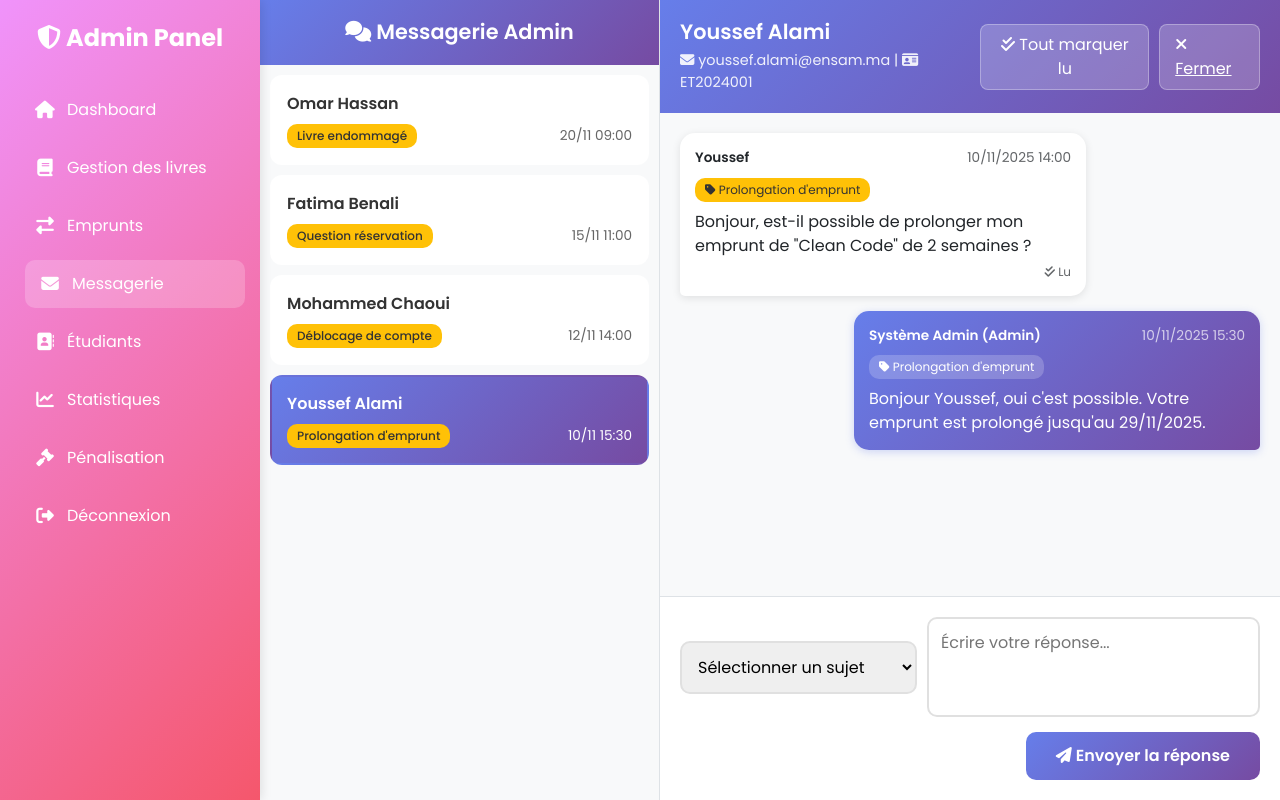
The app's page /views/admin/messagerie.php?id_etudiant=1 (signed in) with its own data.
### tables this page shows
CREATE TABLE etudiant (
  id_etudiant INT AUTO_INCREMENT PRIMARY KEY,
  nom VARCHAR(100) NOT NULL,
  prenom VARCHAR(100),
  email VARCHAR(255) NOT NULL UNIQUE,
  mot_de_passe VARCHAR(255) NOT NULL,
  numero_etudiant VARCHAR(50) NOT NULL UNIQUE,
  telephone VARCHAR(20),
  statut ENUM('actif','bloque') DEFAULT 'actif',
  date_inscription DATETIME DEFAULT CURRENT_TIMESTAMP,
  nombre_retards INT DEFAULT 0
);

CREATE TABLE message (
    id_message INT AUTO_INCREMENT PRIMARY KEY,
    id_etudiant INT NOT NULL,
    id_admin INT NOT NULL,
    role_expediteur ENUM('admin', 'etudiant') NOT NULL,
    interet VARCHAR(100) NOT NULL,
    message TEXT NOT NULL,
    date_envoi DATETIME DEFAULT CURRENT_TIMESTAMP,
    lu BOOLEAN DEFAULT FALSE,
    FOREIGN KEY (id_etudiant) REFERENCES etudiant(id_etudiant) ON DELETE CASCADE,
    FOREIGN KEY (id_admin) REFERENCES admin(id_admin) ON DELETE CASCADE
);

### views/admin/messagerie.php (the view, shortened to what this page needs)
<?php
require_once '../../config/config.php';
require_once '../../views/admin/panel.php';
$stmt = $pdo->query("
    SELECT DISTINCT
        e.id_etudiant,
        e.nom,
        e.prenom,
        e.email,
        e.numero_etudiant,
        (SELECT COUNT(*) FROM message m1
         WHERE m1.id_etudiant = e.id_etudiant
         AND m1.role_expediteur = 'etudiant'
         AND m1.lu = FALSE) as messages_non_lus,
        (SELECT MAX(date_envoi) FROM message m3
         WHERE m3.id_etudiant = e.id_etudiant) as derniere_activite,
        (SELECT interet FROM message m4
         WHERE m4.id_etudiant = e.id_etudiant
         ORDER BY date_envoi DESC LIMIT 1) as dernier_interet
    FROM etudiant e
    INNER JOIN message m ON e.id_etudiant = m.id_etudiant
    GROUP BY e.id_etudiant
    ORDER BY derniere_activite DESC
");
$conversations = $stmt->fetchAll(PDO::FETCH_ASSOC);
$conversation_active = null;
$messages_thread = [];
if (isset($_GET['id_etudiant'])) {
    $id_etudiant_actif = (int)$_GET['id_etudiant'];
    $stmt_etudiant = $pdo->prepare("
        SELECT * FROM etudiant WHERE id_etudiant = ?
    ");
    $stmt_etudiant->execute([$id_etudiant_actif]);
    $conversation_active = $stmt_etudiant->fetch(PDO::FETCH_ASSOC);
    $stmt_thread = $pdo->prepare("
        SELECT m.*, a.nom as admin_nom, a.prenom as admin_prenom
        FROM message m
        LEFT JOIN admin a ON m.id_admin = a.id_admin
        WHERE m.id_etudiant = ?
        ORDER BY m.date_envoi ASC
    ");
    $stmt_thread->execute([$id_etudiant_actif]);
    $messages_thread = $stmt_thread->fetchAll(PDO::FETCH_ASSOC);
}
?>
<!DOCTYPE html>
<html lang="fr">
<head>
    <link href="https://cdn.jsdelivr.net/npm/bootstrap@5.3.0/dist/css/bootstrap.min.css" rel="stylesheet">
    <link rel="stylesheet" href="https://cdnjs.cloudflare.com/ajax/libs/font-awesome/6.4.0/css/all.min.css">
    <link rel="stylesheet" href="../../assets/css/admin/messagerie.css">
</head>
<body>
<div class="messagerie-container">
    <div class="conversations-sidebar">
        <div class="sidebar-header">
            <h2><i class="fas fa-comments"></i> Messagerie Admin</h2>
        </div>
        <div class="conversations-list">
            <?php foreach ($conversations as $conv): ?>
            <a href="?id_etudiant=<?= $conv['id_etudiant'] ?>"
               class="conversation-item <?= isset($_GET['id_etudiant']) && $_GET['id_etudiant'] == $conv['id_etudiant'] ? 'active' : '' ?>">
                <div class="conversation-header">
                    <div class="conversation-name"><?= htmlspecialchars($conv['prenom'] . ' ' . $conv['nom']) ?></div>
                </div>
                <div class="conversation-meta">
                    <span class="badge-interet"><?= htmlspecialchars(ucfirst(str_replace('_', ' ', $conv['dernier_interet']))) ?></span>
                    <span><?= date('d/m H:i', strtotime($conv['derniere_activite'])) ?></span>
                </div>
            </a>
            <?php endforeach; ?>
        </div>
    </div>
    <div class="conversation-zone">
        <?php if ($conversation_active): ?>
            <div class="conversation-header-main">
                <div class="conversation-info">
                    <h3><?= htmlspecialchars($conversation_active['prenom'] . ' ' . $conversation_active['nom']) ?></h3>
                    <p>
                        <i class="fas fa-envelope"></i> <?= htmlspecialchars($conversation_active['email']) ?>
                        | <i class="fas fa-id-card"></i> <?= htmlspecialchars($conversation_active['numero_etudiant']) ?>
                    </p>
                </div>
                <div class="conversation-actions">
                    <form method="POST" style="display: inline;">
                        <button type="submit" class="btn-action">
                            <i class="fas fa-check-double"></i> Tout marquer lu
                        </button>
                    </form>
                    <a href="?" class="btn-action">
                        <i class="fas fa-times"></i> Fermer
                    </a>
                </div>
            </div>
            <div class="messages-container" id="messagesContainer">
                <?php foreach ($messages_thread as $msg): ?>
                    <div class="message-bubble <?= $msg['role_expediteur'] ?>">
                        <div class="message-header">
                            <span class="message-sender">
                                <?php if ($msg['role_expediteur'] === 'etudiant'): ?>
                                    <?= htmlspecialchars($conversation_active['prenom']) ?>
                                <?php else: ?>
                                    <?= htmlspecialchars($msg['admin_prenom'] . ' ' . $msg['admin_nom']) ?> (Admin)
                                <?php endif; ?>
                            </span>
                            <span class="message-time">
                                <?= date('d/m/Y H:i', strtotime($msg['date_envoi'])) ?>
                            </span>
                        </div>
                        <div class="message-interet">
                            <i class="fas fa-tag"></i>
                            <?= htmlspecialchars(ucfirst(str_replace('_', ' ', $msg['interet']))) ?>
                        </div>
                        <div class="message-content">
                            <?= nl2br(htmlspecialchars($msg['message'])) ?>
                        </div>
                        <?php if ($msg['role_expediteur'] === 'etudiant'): ?>
                            <div class="message-status">
                                <?php if ($msg['lu']): ?>
                                    <i class="fas fa-check-double"></i> Lu
                                <?php else: ?>
                                    <i class="fas fa-check"></i> Envoyé
                                <?php endif; ?>
                            </div>
                        <?php endif; ?>
                    </div>
                <?php endforeach; ?>
            </div>
            <div class="message-input-zone">
                <form method="POST" class="form-reply">
                    <div class="input-group-custom">
                        <select name="interet" required>
                            <option value="">Sélectionner un sujet</option>
                        </select>
                        <textarea name="message_content"
                                  rows="3"
                                  placeholder="Écrire votre réponse..."
                                  required></textarea>
                    </div>
                    <button type="submit" class="btn-send">
                        <i class="fas fa-paper-plane"></i> Envoyer la réponse
                    </button>
                </form>
            </div>
        <?php endif; ?>
    </div>
</div>
</body>
</html>

### assets/css/admin/messagerie.css (style rules this page uses)
* { font-family: 'Poppins', sans-serif; }
body { background: #f5f7fa; min-height: 100vh; }
.messagerie-container { margin-left: 260px; background: white; box-shadow: 0 0 20px rgba(0,0,0,0.1); display: grid; grid-template-columns: 400px 1fr; height: 100vh; }
.conversations-sidebar { background: #f8f9fa; border-right: 1px solid #dee2e6; display: flex; flex-direction: column; overflow: hidden; }
.sidebar-header { background: linear-gradient(135deg, #667eea 0%, #764ba2 100%); color: white; padding: 20px; text-align: center; }
.sidebar-header h2 { margin: 0; font-size: 1.3rem; font-weight: 600; }
.conversations-list { flex: 1; overflow-y: auto; padding: 10px; }
.conversation-item { background: white; padding: 15px; margin-bottom: 10px; border-radius: 12px; cursor: pointer; transition: all 0.3s; border: 2px solid transparent; text-decoration: none; display: block; color: inherit; }
.conversation-item.active { background: linear-gradient(135deg, #667eea 0%, #764ba2 100%); color: white; }
.conversation-item.active .conversation-name, .conversation-item.active .conversation-meta { color: white; }
.conversation-header { display: flex; justify-content: space-between; align-items: start; margin-bottom: 8px; }
.conversation-name { font-weight: 600; font-size: 1rem; color: #333; }
.conversation-meta { font-size: 0.85rem; color: #666; display: flex; justify-content: space-between; align-items: center; }
.badge-interet { background: #ffc107; color: #333; padding: 3px 10px; border-radius: 10px; font-size: 0.75rem; font-weight: 500; }
.conversation-zone { display: flex; flex-direction: column; background: white; }
.conversation-header-main { background: linear-gradient(135deg, #667eea 0%, #764ba2 100%); color: white; padding: 20px; display: flex; justify-content: space-between; align-items: center; }
.conversation-info h3 { margin: 0; font-size: 1.3rem; font-weight: 600; }
.conversation-info p { margin: 5px 0 0 0; opacity: 0.9; font-size: 0.9rem; }
.conversation-actions { display: flex; gap: 10px; }
.btn-action { background: rgba(255,255,255,0.2); color: white; border: 1px solid rgba(255,255,255,0.3); padding: 8px 15px; border-radius: 8px; cursor: pointer; transition: all 0.3s; }
.messages-container { flex: 1; overflow-y: auto; padding: 20px; background: #f8f9fa; }
.message-bubble { max-width: 70%; margin-bottom: 15px; padding: 15px; border-radius: 15px; position: relative; }
.message-bubble.etudiant { background: white; margin-right: auto; border-bottom-left-radius: 5px; box-shadow: 0 2px 8px rgba(0,0,0,0.1); }
.message-bubble.admin { background: linear-gradient(135deg, #667eea 0%, #764ba2 100%); color: white; margin-left: auto; border-bottom-right-radius: 5px; box-shadow: 0 2px 8px rgba(102, 126, 234, 0.3); }
.message-header { display: flex; justify-content: space-between; align-items: center; margin-bottom: 8px; font-size: 0.85rem; }
.message-sender { font-weight: 600; }
.message-time { opacity: 0.7; }
.message-interet { background: rgba(255,255,255,0.2); padding: 3px 10px; border-radius: 10px; font-size: 0.75rem; margin-bottom: 8px; display: inline-block; }
.message-bubble.etudiant .message-interet { background: #ffc107; color: #333; }
.message-content { line-height: 1.5; }
.message-status { text-align: right; font-size: 0.75rem; margin-top: 5px; opacity: 0.7; }
.message-input-zone { padding: 20px; background: white; border-top: 1px solid #dee2e6; }
.form-reply { display: flex; flex-direction: column; gap: 15px; }
.input-group-custom { display: flex; gap: 10px; align-items: center; }
.input-group-custom select { flex: 0 0 200px; padding: 12px; border: 2px solid #e0e0e0; border-radius: 10px; }
.input-group-custom textarea { flex: 1; padding: 12px; border: 2px solid #e0e0e0; border-radius: 10px; resize: none; font-family: 'Poppins', sans-serif; }
.btn-send { background: linear-gradient(135deg, #667eea 0%, #764ba2 100%); color: white; border: none; padding: 12px 30px; border-radius: 10px; font-weight: 600; cursor: pointer; transition: all 0.3s; align-self: flex-end; }

### views/admin/panel.php (style rules this page uses)
body { font-family: 'Poppins', sans-serif; background-color: #f5f7fa; }

### records on screen
etudiant: prenom+nom "Omar Hassan", dernier_interet "Livre endommagé", derniere_activite "20/11 09:00"
etudiant: prenom+nom "Fatima Benali", dernier_interet "Question réservation", derniere_activite "15/11 11:00"
etudiant: prenom+nom "Mohammed Chaoui", dernier_interet "Déblocage de compte", derniere_activite "12/11 14:00"
etudiant: prenom+nom "Youssef Alami", dernier_interet "Prolongation d'emprunt", derniere_activite "10/11 15:30", email "youssef.alami@ensam.ma", numero_etudiant "ET2024001"
message: id_etudiant.prenom "Youssef", date_envoi "10/11/2025 14:00", interet "Prolongation d'emprunt", message "Bonjour, est-il possible de prolonger mon emprunt de \"Clean Code\" de 2 semaines ?", role_expediteur "etudiant" (drawn)
message: id_admin.nom "Système Admin", date_envoi "10/11/2025 15:30", interet "Prolongation d'emprunt", message "Bonjour Youssef, oui c'est possible. Votre emprunt est prolongé jusqu'au 29/11/2025."
